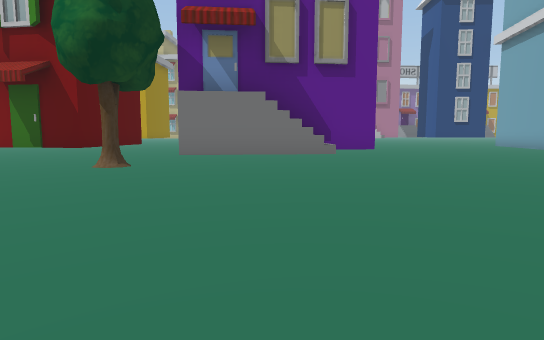
[1] (above)

24 first-person views from a walk through a Unity game level. The camera is 1.3 m above the floor, tilts 6° down and sees 75° across. The floor is counted in squares, 2 m on a side. Each view is taken from the middle of a square. On the plan, view 1 faces up. The plan holds only what a view shows up to about 10 squares ahead; the rest is blank. The place goes on beyond the plan.

[2]
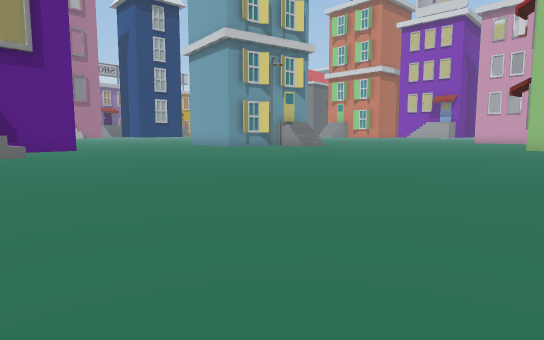

[3]
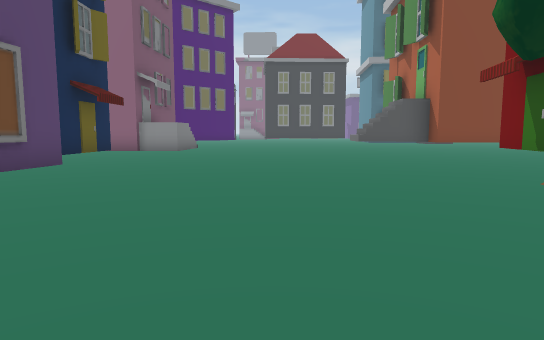

[4]
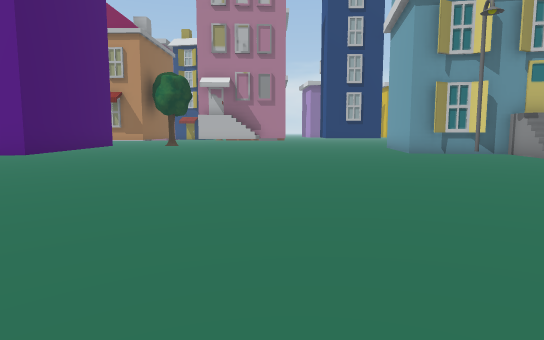

[5]
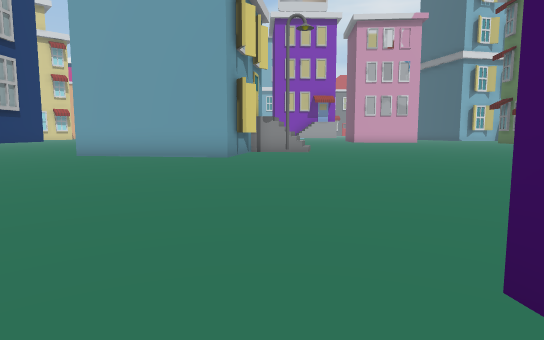

[6]
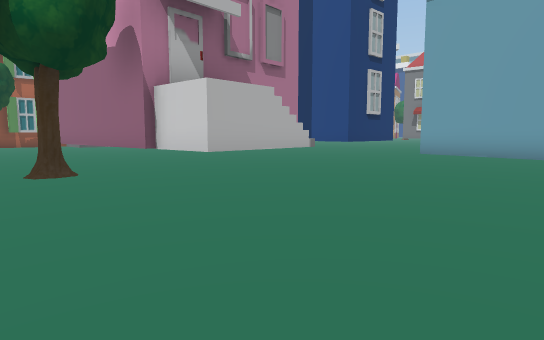

[7]
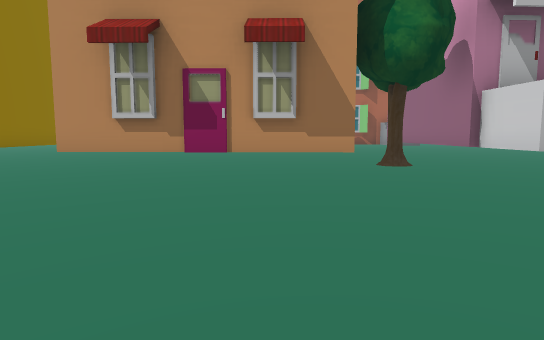

[8]
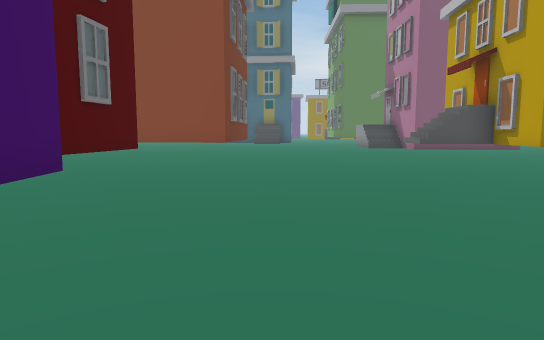

[9]
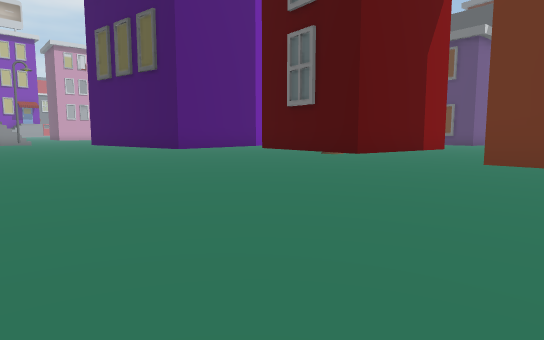

[10]
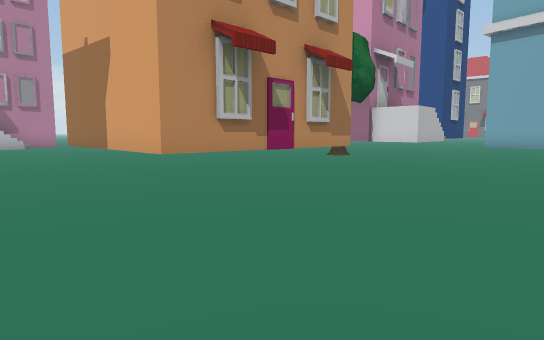

[11]
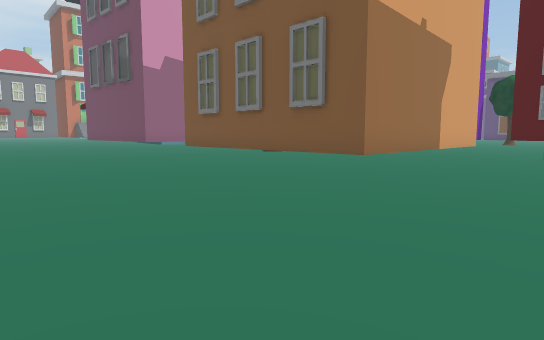

[12]
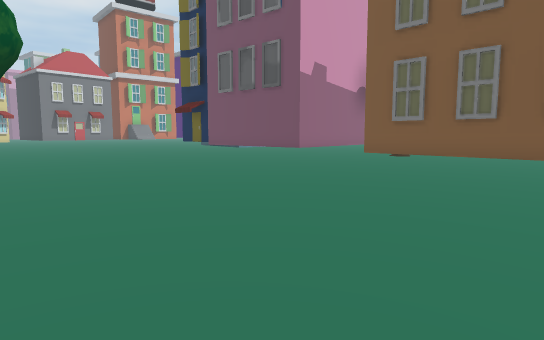

[13]
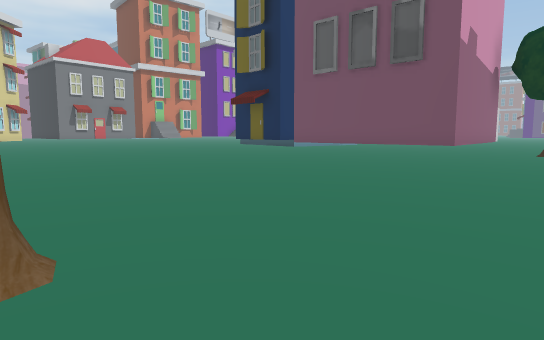

[14]
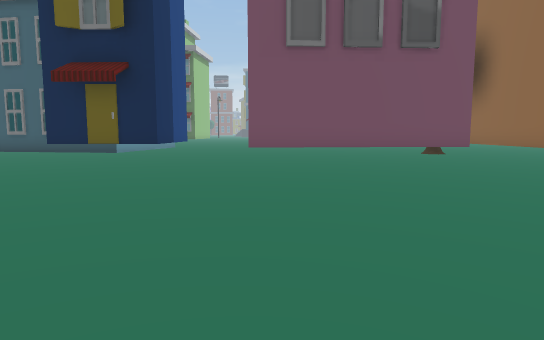

[15]
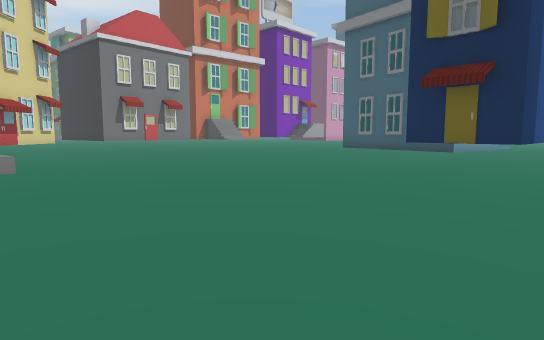

[16]
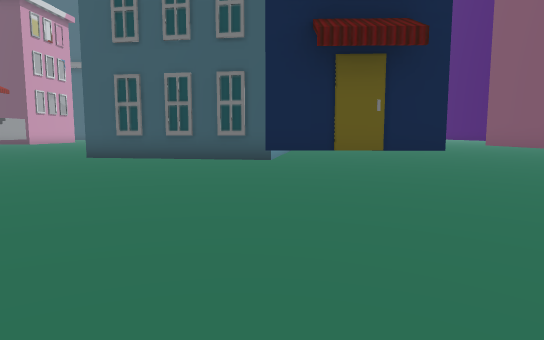

[17]
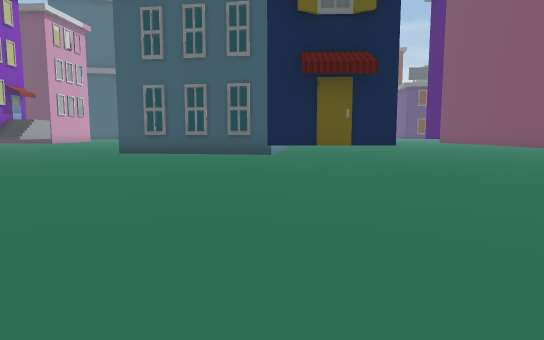

[18]
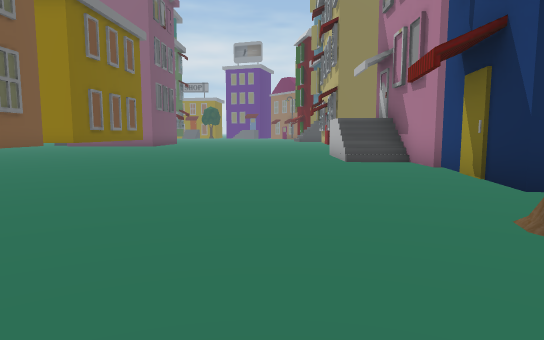

[19]
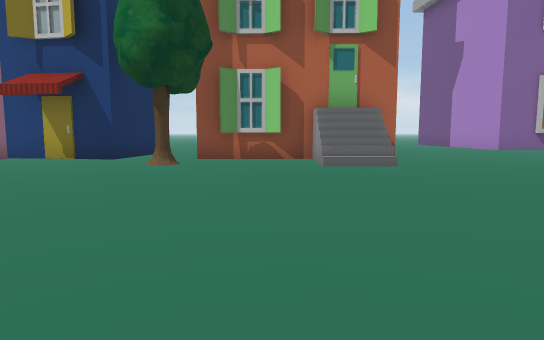

[20]
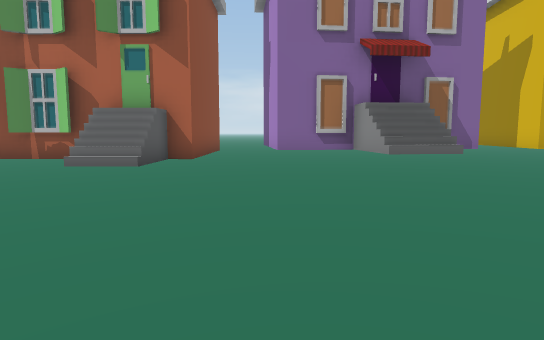

[21]
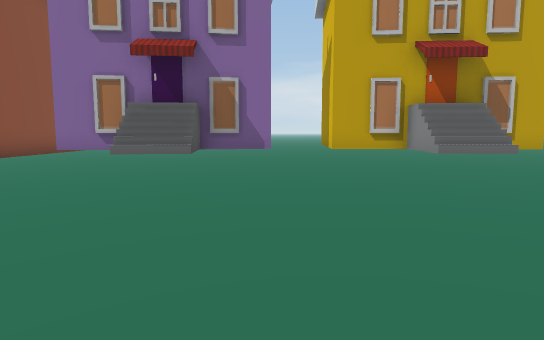

[22]
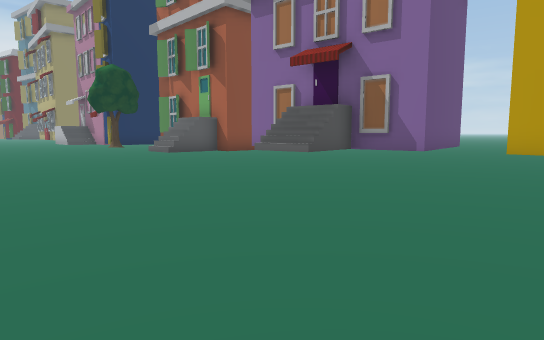

[23]
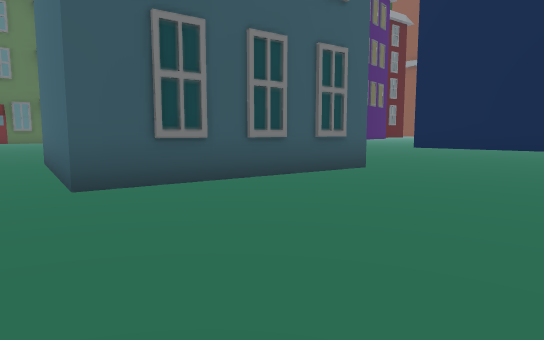

[24]
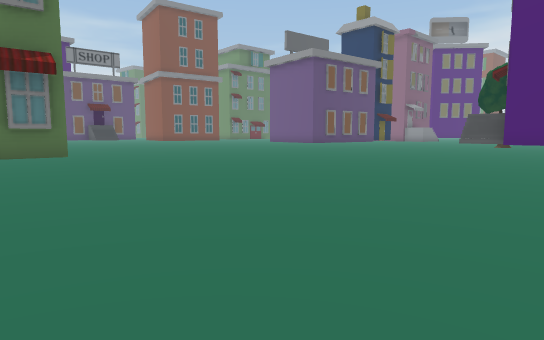

### Floor plan
Key: @ floor where view 1 was taken; # wall or solid block; x gap in a wall; . floor; / step, stairs or slope; B building; T tree; S streetlight.
Columns run from 9 left of view 1 to 17 right of it. Each row starts with its distance up from view 1.
 33                 #.#    #.#
 32       #. ########.#  ###.##
 31    ####xB#....//..####.....
 30     //.....T..//....BB....B
 29    ........................
 28    ........................
 27   .........................
 26   .........................
 25   .........................
 24   .........................
 23   .......................
 22    ..#####..####..........
 21   #..#   #..#  #..###......
 20   #..#   #..#  #..###......
 19  ##..#   #T.#   ..###......
 18 B....#####..# B............
 17 B...................#####..
 16 ....................#   #..
 15 ....................#   #.
 14 ....................#   #.
 13 ....................#####.
 12 #....................S/ ..
 11  ......####.........../ ..
 10  ..###.#  ##.............
  9  ..###.#   #.............
  8 #..BB#.#  ##............
  7 #.....#. BB.............
  6 B.....T.##B.............
  5 .......................
  4 .......................
  3 .......................
  2 .....................##B
  1 .....................
  0 ........ @....     ..
 -1 .... #
 -2 #B#

Where each view was taken, in squares from view 1:
view 1: 0 up, 0 right, facing up
view 2: 0 up, 0 right, facing up-right
view 3: 3 up, 1 right, facing left
view 4: 2 up, 6 right, facing up
view 5: 12 up, 1 right, facing right
view 6: 13 up, 0 right, facing up-right
view 7: 12 up, 1 left, facing up
view 8: 13 up, 1 right, facing left
view 9: 15 up, 9 left, facing down-right
view 10: 13 up, 7 left, facing up-right
view 11: 27 up, 7 left, facing down-right
view 12: 30 up, 4 left, facing down-right
view 13: 30 up, 0 right, facing down-right
view 14: 29 up, 6 right, facing down
view 15: 30 up, 7 right, facing down-right
view 16: 26 up, 11 right, facing down
view 17: 28 up, 11 right, facing down
view 18: 28 up, 4 right, facing left
view 19: 23 up, 4 right, facing up
view 20: 23 up, 9 right, facing up
view 21: 23 up, 14 right, facing up
view 22: 24 up, 17 right, facing up-left
view 23: 21 up, 17 right, facing down-left
view 24: 10 up, 14 right, facing down-left
